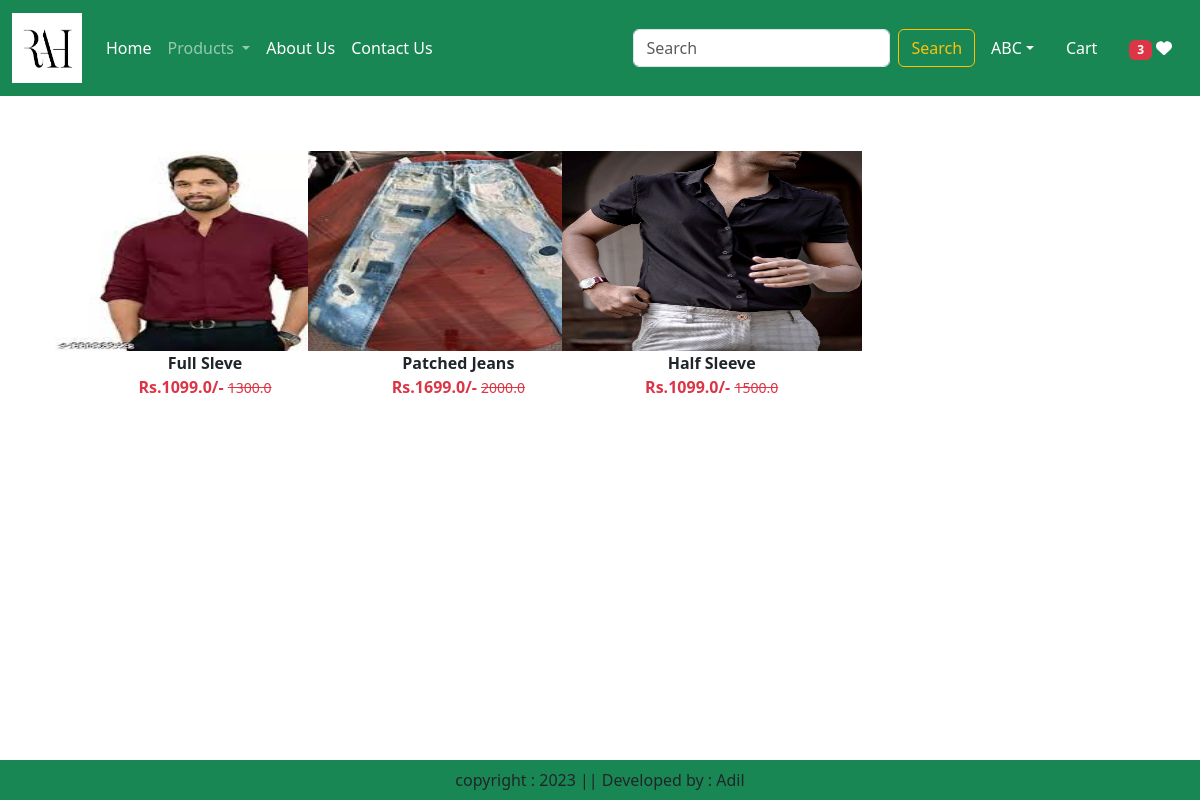
Screenshot of /wishlist/ (signed in) with the database file from the repository.
### cart/models.py (models this page shows, shortened)
class Wishlist(models.Model):
    user = models.ForeignKey(User,on_delete=models.CASCADE)
    product = models.ForeignKey(Product,on_delete=models.CASCADE)

class Product(models.Model):
    title = models.CharField(max_length=100)
    selling_price = models.FloatField()
    discounted_price = models.FloatField()
    description = models.TextField()
    category = models.CharField(choices=CATEGORY_CHOICES, max_length=2)
    product_image = models.ImageField(upload_to='product')

### cart/views.py (the view)
# urls.py: path('wishlist/',views.show_wishlist,name='wishlist'),
@login_required
def show_wishlist(request):
    user = request.user
    i = 0
    j = 0
    if request.user.is_authenticated:
        i =len(Cart.objects.filter(user=request.user))
        j =len(Wishlist.objects.filter(user=request.user))
    product = Wishlist.objects.filter(user=user)
    return render(request,"cart/wishlist.html",locals())

### cart/templates/cart/wishlist.html (shortened to what this page needs)
{% extends 'cart/base.html' %}
{% load static %}
{% block main-content %}
<div class="container my-5">
    <div class="row">
        <div class="col-sm-8">
            <div class="row">
                {% for prod in product %}
                    <div class="col-sm-4 text-center mb-4 hover-shadow">
                        <a href="{% url 'products-detail' prod.product.id %}" class="btn">
                            <div>
                                <img src="{{prod.product.product_image.url}}" width="300px" height="200px" />
                                <div class="fw-bold">{{prod.product.title}}</div>
                                <div class="fw-bold text-danger">
                                    Rs.{{prod.product.discounted_price}}/-
                                    <small class="fw-light text-decoration-line-through">{{prod.product.selling_price}}</small>
                                </div>
                            </div>
                        </a>
                    </div>
                    <br><br>
                {% endfor %}
            </div>
        </div>
    </div>
</div>
{% endblock main-content %}

### cart/templates/cart/base.html (shortened to what this page needs)
<!DOCTYPE html>
{% load static %}
<html lang="en">
<head>
    <link href="https://cdn.jsdelivr.net/npm/bootstrap@5.3.0-alpha3/dist/css/bootstrap.min.css" rel="stylesheet">
    <link rel='stylesheet' href="{% static 'cart/css/owl.carousel.min.css' %}" />
    <link rel='stylesheet' href="{% static 'cart/css/all.min.css' %}" />
    <link rel='stylesheet' href="{% static 'cart/css/style.css' %}" />
</head>
<body>
    <nav class="navbar navbar-expand-lg navbar-dark bg-success">
        <div class="container-fluid">
          <a class="navbar-brand" href="#">
            <img src="{% static 'cart/images/rah.png' %}" width="70" height="70" />
          </a>
          <div class="collapse navbar-collapse" id="navbarSupportedContent">
            <ul class="navbar-nav me-auto mb-2 mb-lg-0">
              {% if request.user.is_authenticated %}
              <li class="nav-item">
                <a class="nav-link active" aria-current="page" href="/">Home</a>
              </li>
              <li class="nav-item dropdown">
                <a class="nav-link dropdown-toggle" href="#" role="button" data-bs-toggle="dropdown" aria-expanded="false">
                  Products
                </a>
              </li>
              <li class="nav-item">
                <a class="nav-link text-white" href="{% url 'about' %}">About Us</a>
              </li>
              <li class="nav-item">
                <a class="nav-link text-white" href="{% url 'contact' %}">Contact Us</a>
              </li>
            </ul>
            <form class="d-flex" role="search" action="/search">
              <input class="form-control me-2" type="search" placeholder="Search" name="search" aria-label="Search">
              <button class="btn btn-outline-warning" type="submit">Search</button>
            </form>
          </div>
          <ul class="navbar-nav me-auto mb-2 mb-lg-0">
            <li class="nav-item dropdown mx-2">
                <a class="nav-link dropdown-toggle text-white" href="#"
                id="profileDropdown" role="button" data-bs-toggle="dropdown"
                aria-expanded="false">ABC</a>
            </li>
            <li class="nav-item mx-2">
                <a href="{% url 'showcart' %}" class="nav-link text-white"> Cart</a>
            </li>
            <li class="nav-item mx-2">
                <a href="{% url 'wishlist' %}" class="nav-link text-white"><span class="badge bg-danger">{% if j > 0 %}{{j}}{% endif %}</span>  <i class="fa fa-heart"></i></a>
            </li>
            {% endif %}
          </ul>
        </div>
      </nav>
      {% block main-content %}{% endblock main-content %}
      <footer class="container-fluid fixed-bottom bg-success text-center p-2 mt-5">
        copyright : 2023 || Developed by : Adil
      </footer>
</body>
</html>

### rows the page displays
Wishlist: product.product_image (picture), product "Full Sleve", product.discounted_price "1099.0", product.selling_price "1300.0"
Wishlist: product.product_image (picture), product "Patched Jeans", product.discounted_price "1699.0", product.selling_price "2000.0"
Wishlist: product.product_image (picture), product "Half Sleeve", product.discounted_price "1099.0", product.selling_price "1500.0"

### other values shown
{{ j }} "3"
